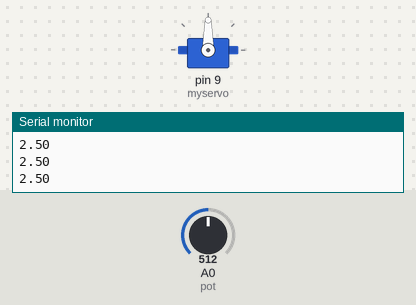
A sketch run on a simulated Arduino Uno, built with avr-gcc and run on an emulated ATmega328P. Parts: servo, the last lines printed to the serial monitor. The inputs (shaded band) are chosen by the test bench; at power-on: A0 (pot) = 512.

Above: at 1.2 s.
1.3 s: A0 (pot) set to 716
At 2.4 s:
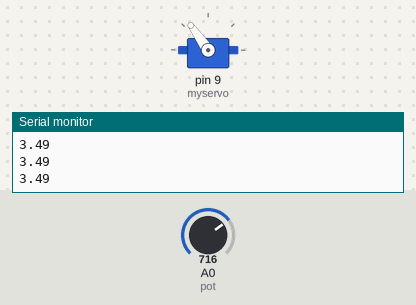
2.8 s: A0 (pot) set to 900
At 3.7 s:
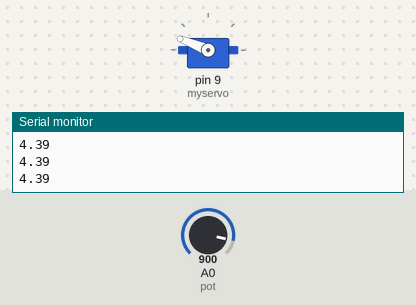
4.3 s: A0 (pot) set to 1023
At 5.1 s:
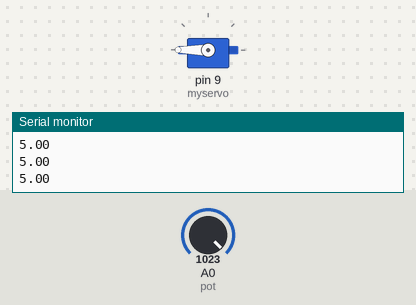
5.8 s: A0 (pot) set to 306
At 6.4 s:
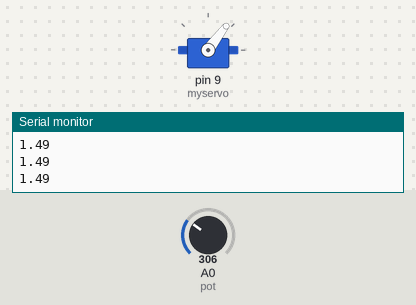
7.3 s: A0 (pot) set to 122
At 8.3 s:
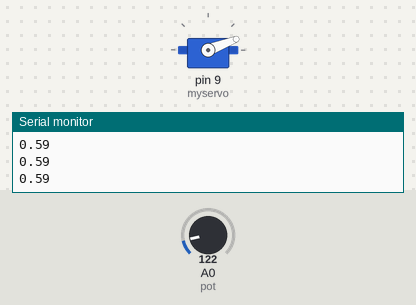
8.8 s: A0 (pot) set to 0
At 9.6 s:
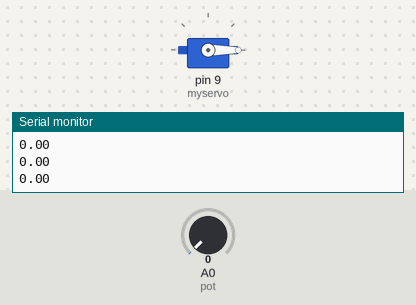
Timing chart, 0 to 11.3 s (numbered marks = the images above; inputs shaded):
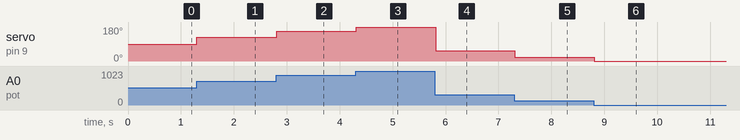

The sketch:

1.ServoAsAnalogVoltmeter.ino
```cpp
 //Goal:Make a voltmeter and show the value on a paper with the help of the servo
//theme:servo motor

#include <Servo.h>
Servo myservo;  // create servo object to control a servo


int pos = 0;    // variable to store the servo position
int pot = A0; //potentiemeter pin
int value = 0; //potentiemeter Value


void setup() {

  myservo.attach(9);  // attaches the servo on pin 9 to the servo object
  Serial.begin(9600);

}

void loop() {


  value = analogRead(pot);
  int voltage = map(value,0,1023,0,500);

  float volt = voltage/100.0;
  Serial.println(volt);

  pos = map(value,0,1023,0,180);
  myservo.write(pos);
  delay(15);


} 
```

Measured:
- after the input at 1.3 s, servo on pin 9 (myservo): 90° → 125° at once
- after the input at 2.8 s, servo on pin 9 (myservo): 125° → 158° at once
- after the input at 4.3 s, servo on pin 9 (myservo): 158° → 180° at once
- after the input at 5.8 s, servo on pin 9 (myservo): 180° → 53° at once
- after the input at 7.3 s, servo on pin 9 (myservo): 53° → 21° at once
- after the input at 8.8 s, servo on pin 9 (myservo): 21° → 0° at once
